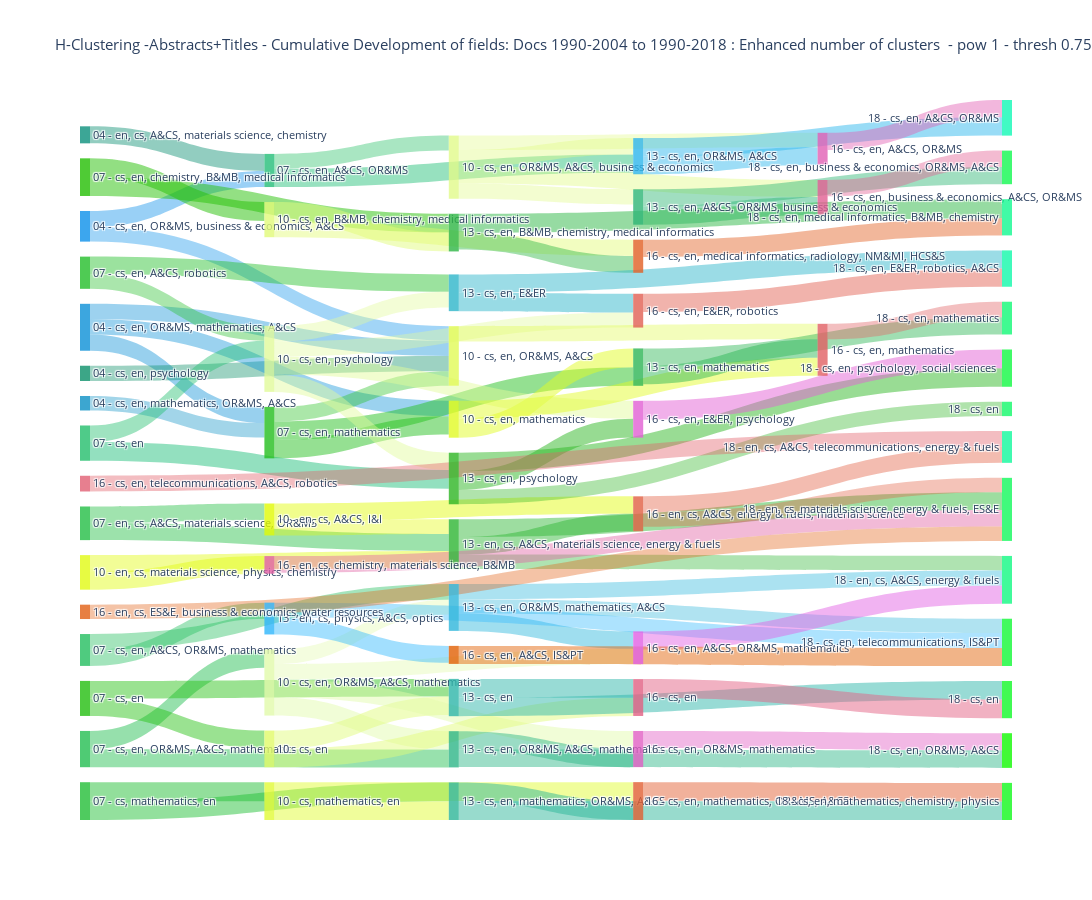

Here is the notebook cell this chart was saved with:
### Markdown cell above
#### Draw

### Code cell
fig = go.Figure(data=[go.Sankey(
    node = dict(
      pad = 15,
      thickness = 10,
      line = dict(color = "black", width = 0),
      label = labels_all_new,
      color = colors_all #"blue"
    ),
    link = dict(
      source = similarity_source,# 1, 0, 2, 3, 3], # indices correspond to labels, eg A1, A2, A2, B1, ...
      target = similarity_target,# 3, 3, 4, 4, 5],
      value = similarity_value,# 4, 2, 8, 4, 2],
      color = final_colors_links #"grey"
  ))])

fig.update_layout(title_text="H-Clustering -"+data_type+" Development of fields: Docs 1990-2004 to "+last_period_start+"-2018 : Enhanced number of clusters  - pow "+str(power)+" - thresh "+str(link_strength_threshold), font_size=11)
fig.update_layout(
    autosize=False,
    width=1500,
    height=900)
fig.show()
